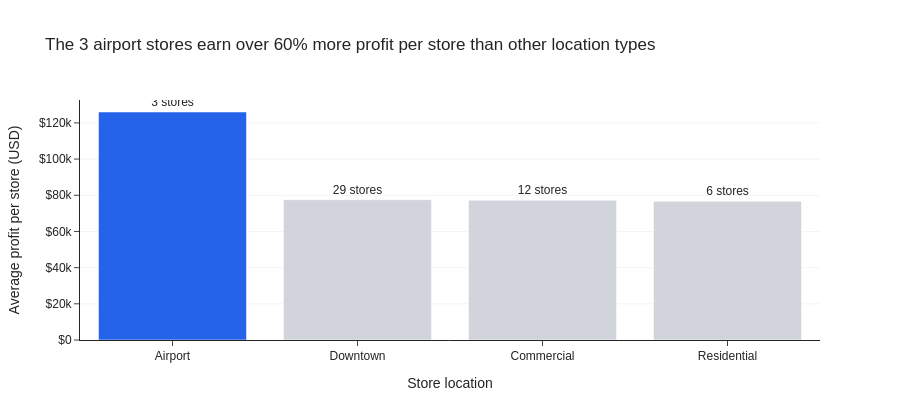

Notebook cell for this chart:
### Code cell
fig = px.bar(
    df_location,
    x='store_location',
    y='avg_profit_per_store',
    text=df_location['num_stores'].map('{} stores'.format),
    labels={
        'store_location': 'Store location',
        'avg_profit_per_store': 'Average profit per store (USD)',
    },
    title='The 3 airport stores earn over 60% more profit per store than other location types',
    height=420,
)
fig.update_traces(
    marker_color=[HIGHLIGHT if loc == 'Airport' else GRAY for loc in df_location['store_location']],
    textposition='outside',
)
fig.update_yaxes(tickprefix='$', showgrid=True, gridcolor='#F3F4F6')
fig.show()

### Figure 1 — Plotly figure (JSON) as saved in the notebook; plotly's stock layout.template omitted (floating-point values rounded to 4 significant figures)
{"data": [{"hovertemplate": "Store location=%{x}<br>Average profit per store (USD)=%{y}<br>text=%{text}<extra></extra>", "legendgroup": "", "marker": {"color": ["#2563EB", "#D1D5DB", "#D1D5DB", "#D1D5DB"], "pattern": {"shape": ""}}, "name": "", "orientation": "v", "showlegend": false, "text": ["3 stores", "29 stores", "12 stores", "6 stores"], "textposition": "outside", "type": "bar", "x": ["Airport", "Downtown", "Commercial", "Residential"], "xaxis": "x", "y": [126000.0, 77540.0, 77240.0, 76730.0], "yaxis": "y"}], "layout": {"barmode": "relative", "height": 420, "legend": {"tracegroupgap": 0}, "title": {"text": "The 3 airport stores earn over 60% more profit per store than other location types"}, "xaxis": {"anchor": "y", "domain": [0.0, 1.0], "title": {"text": "Store location"}}, "yaxis": {"anchor": "x", "domain": [0.0, 1.0], "gridcolor": "#F3F4F6", "showgrid": true, "tickprefix": "$", "title": {"text": "Average profit per store (USD)"}}}}
